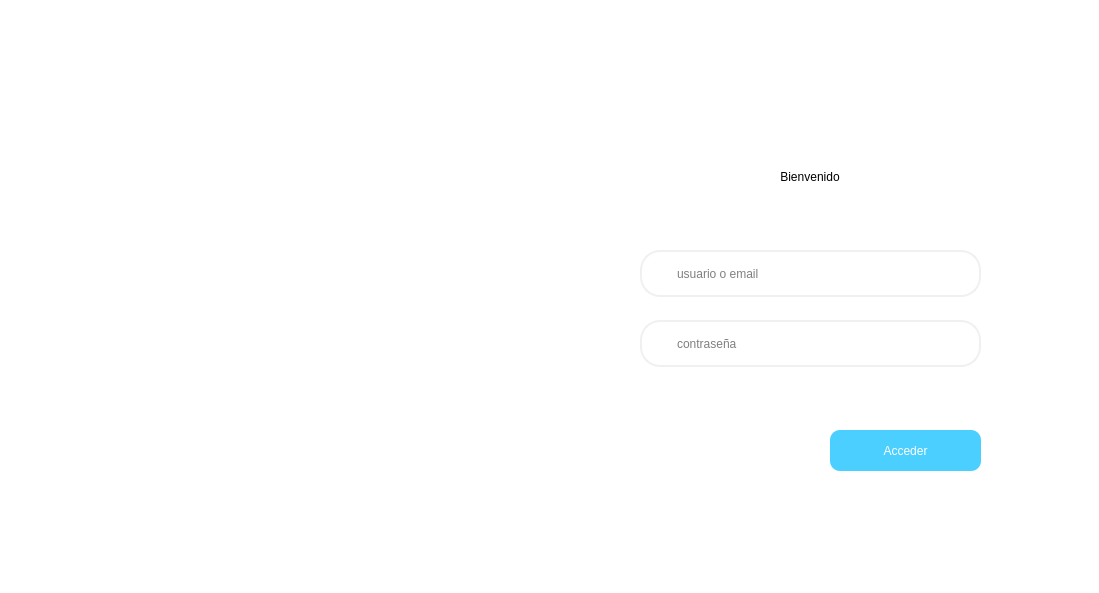
<?xml version="1.0" encoding="UTF-8"?>
<ui version="4.0">
 <class>Login</class>
 <widget class="QDialog" name="Login">
  <property name="enabled">
   <bool>true</bool>
  </property>
  <property name="geometry">
   <rect>
    <x>0</x>
    <y>0</y>
    <width>1099</width>
    <height>593</height>
   </rect>
  </property>
  <property name="windowTitle">
   <string>PyMexPro | Inicio de Sesión</string>
  </property>
  <property name="windowIcon">
   <iconset>
    <normaloff>../../public/img/icon-pymexpro.png</normaloff>../../public/img/icon-pymexpro.png</iconset>
  </property>
  <property name="styleSheet">
   <string notr="true">background-color: rgb(255, 255, 255);</string>
  </property>
  <property name="modal">
   <bool>false</bool>
  </property>
  <widget class="QLabel" name="lb_image">
   <property name="geometry">
    <rect>
     <x>10</x>
     <y>0</y>
     <width>611</width>
     <height>601</height>
    </rect>
   </property>
   <property name="styleSheet">
    <string notr="true"/>
   </property>
   <property name="text">
    <string/>
   </property>
   <property name="pixmap">
    <pixmap>../../public/img/logo-pymexpro.png</pixmap>
   </property>
   <property name="scaledContents">
    <bool>true</bool>
   </property>
   <property name="alignment">
    <set>Qt::AlignCenter</set>
   </property>
  </widget>
  <widget class="QPushButton" name="btn_access">
   <property name="geometry">
    <rect>
     <x>830</x>
     <y>430</y>
     <width>151</width>
     <height>41</height>
    </rect>
   </property>
   <property name="sizePolicy">
    <sizepolicy hsizetype="Fixed" vsizetype="Fixed">
     <horstretch>0</horstretch>
     <verstretch>0</verstretch>
    </sizepolicy>
   </property>
   <property name="cursor">
    <cursorShape>PointingHandCursor</cursorShape>
   </property>
   <property name="autoFillBackground">
    <bool>false</bool>
   </property>
   <property name="styleSheet">
    <string notr="true">font: 700 12pt &quot;Verdana&quot;;
background-color: rgb(75, 207, 255);
color: rgb(255, 255, 255);
border-radius: 10px;</string>
   </property>
   <property name="text">
    <string>Acceder</string>
   </property>
   <property name="checkable">
    <bool>false</bool>
   </property>
  </widget>
  <widget class="QFrame" name="horizontalFrame_2">
   <property name="geometry">
    <rect>
     <x>640</x>
     <y>320</y>
     <width>341</width>
     <height>47</height>
    </rect>
   </property>
   <property name="styleSheet">
    <string notr="true">border: 2px solid rgb(240,240,240);
border-radius: 20px;</string>
   </property>
   <layout class="QHBoxLayout" name="horizontalLayout_3">
    <property name="leftMargin">
     <number>20</number>
    </property>
    <item>
     <widget class="QLabel" name="lb_pass">
      <property name="maximumSize">
       <size>
        <width>25</width>
        <height>25</height>
       </size>
      </property>
      <property name="styleSheet">
       <string notr="true">border: none;</string>
      </property>
      <property name="text">
       <string/>
      </property>
      <property name="pixmap">
       <pixmap>../../public/img/candado.png</pixmap>
      </property>
      <property name="scaledContents">
       <bool>true</bool>
      </property>
     </widget>
    </item>
    <item>
     <widget class="QLineEdit" name="line_password">
      <property name="maximumSize">
       <size>
        <width>16777215</width>
        <height>25</height>
       </size>
      </property>
      <property name="focusPolicy">
       <enum>Qt::WheelFocus</enum>
      </property>
      <property name="styleSheet">
       <string notr="true">font: 12pt &quot;Candara&quot;;
border: none;</string>
      </property>
      <property name="text">
       <string/>
      </property>
      <property name="echoMode">
       <enum>QLineEdit::Password</enum>
      </property>
      <property name="placeholderText">
       <string>contraseña</string>
      </property>
     </widget>
    </item>
   </layout>
  </widget>
  <widget class="QFrame" name="horizontalFrame">
   <property name="geometry">
    <rect>
     <x>640</x>
     <y>250</y>
     <width>341</width>
     <height>47</height>
    </rect>
   </property>
   <property name="styleSheet">
    <string notr="true">border: 2px solid rgb(240,240,240);
border-radius: 20px;</string>
   </property>
   <layout class="QHBoxLayout" name="horizontalLayout">
    <property name="leftMargin">
     <number>20</number>
    </property>
    <item>
     <widget class="QLabel" name="lb_user">
      <property name="maximumSize">
       <size>
        <width>25</width>
        <height>25</height>
       </size>
      </property>
      <property name="styleSheet">
       <string notr="true">border: none;</string>
      </property>
      <property name="text">
       <string/>
      </property>
      <property name="pixmap">
       <pixmap>../../public/img/usuario.png</pixmap>
      </property>
      <property name="scaledContents">
       <bool>true</bool>
      </property>
     </widget>
    </item>
    <item>
     <widget class="QLineEdit" name="line_user">
      <property name="maximumSize">
       <size>
        <width>16777215</width>
        <height>25</height>
       </size>
      </property>
      <property name="styleSheet">
       <string notr="true">font: 12pt &quot;Candara&quot;;
border: none;</string>
      </property>
      <property name="text">
       <string/>
      </property>
      <property name="echoMode">
       <enum>QLineEdit::Normal</enum>
      </property>
      <property name="placeholderText">
       <string>usuario o email</string>
      </property>
     </widget>
    </item>
   </layout>
  </widget>
  <widget class="QLabel" name="lb_error">
   <property name="geometry">
    <rect>
     <x>640</x>
     <y>380</y>
     <width>341</width>
     <height>31</height>
    </rect>
   </property>
   <property name="minimumSize">
    <size>
     <width>300</width>
     <height>0</height>
    </size>
   </property>
   <property name="styleSheet">
    <string notr="true">color: rgb(184, 0, 0);
font: italic 10pt &quot;Verdana&quot;;</string>
   </property>
   <property name="frameShadow">
    <enum>QFrame::Raised</enum>
   </property>
   <property name="lineWidth">
    <number>4</number>
   </property>
   <property name="text">
    <string/>
   </property>
   <property name="alignment">
    <set>Qt::AlignCenter</set>
   </property>
   <property name="wordWrap">
    <bool>true</bool>
   </property>
  </widget>
  <widget class="QLabel" name="lb_title">
   <property name="geometry">
    <rect>
     <x>660</x>
     <y>140</y>
     <width>300</width>
     <height>73</height>
    </rect>
   </property>
   <property name="maximumSize">
    <size>
     <width>300</width>
     <height>16777215</height>
    </size>
   </property>
   <property name="styleSheet">
    <string notr="true">font: 700 36pt &quot;Verdana&quot;;</string>
   </property>
   <property name="text">
    <string>Bienvenido</string>
   </property>
   <property name="alignment">
    <set>Qt::AlignCenter</set>
   </property>
  </widget>
 </widget>
 <resources/>
 <connections/>
</ui>
